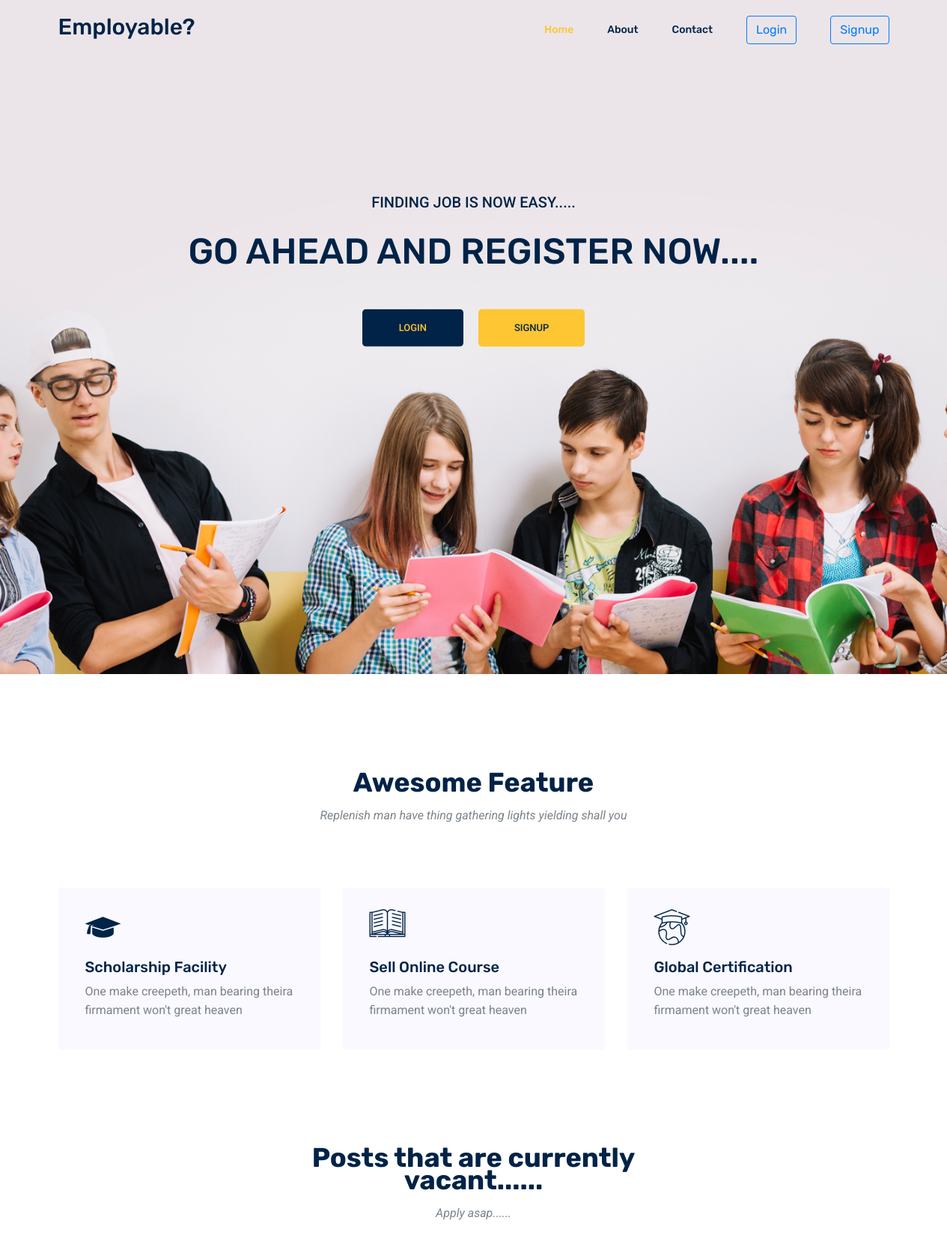
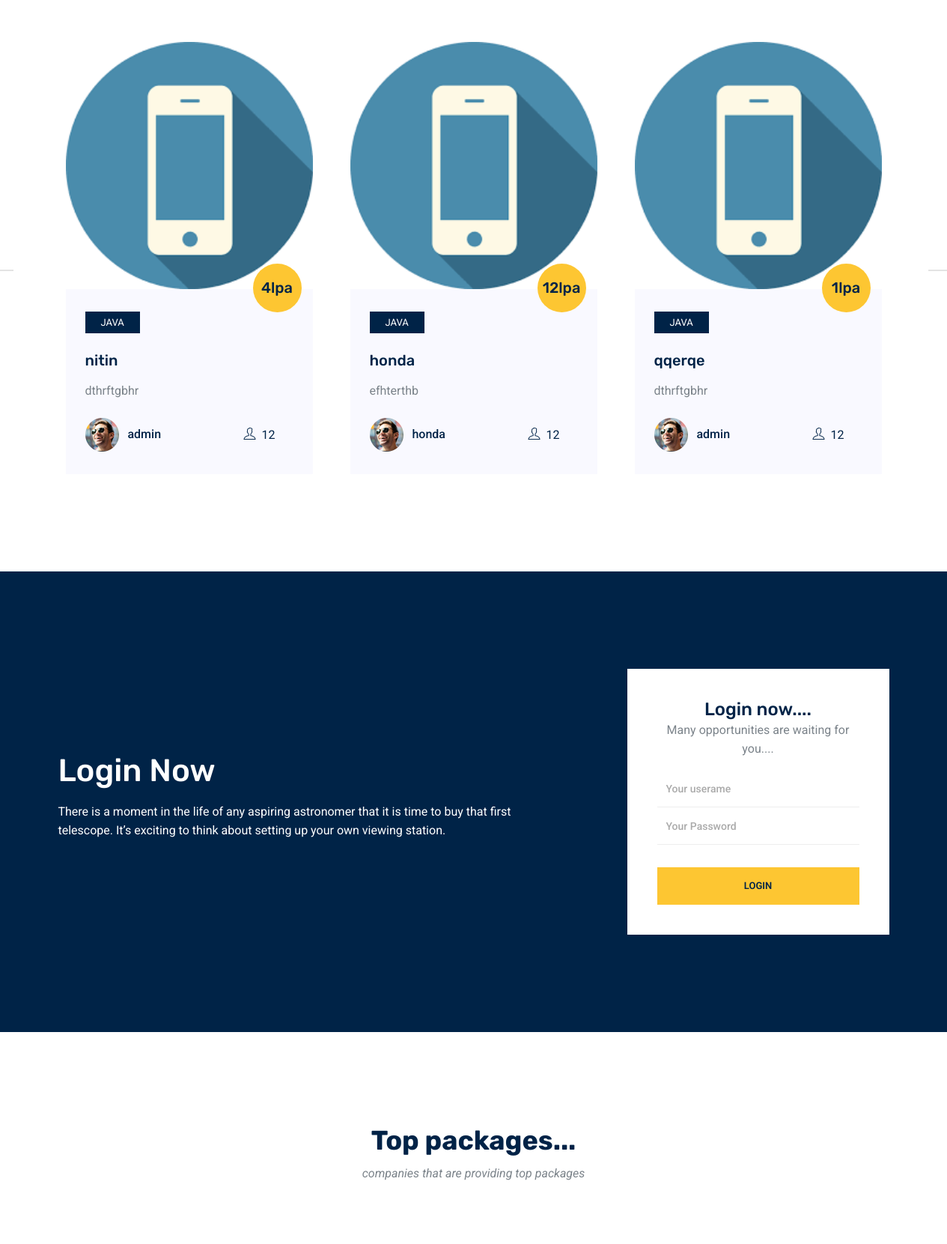
The page / (upper part) on the database its author committed (2 pictures, top to bottom).
### exam/models.py (models this page shows, shortened)
class Quiz(models.Model):
    owner = models.ForeignKey(User, on_delete=models.CASCADE, related_name='quizzes')
    name = models.CharField(max_length=255)
    subject = models.ForeignKey(Subject, on_delete=models.CASCADE, related_name='quizzes')
    location = models.CharField(max_length=50)
    skills_Required = models.CharField(max_length = 50)
    education = models.CharField(max_length = 50)
    work_exporience = models.CharField(max_length = 50)
    ctc = models.IntegerField()
    posts = models.CharField(max_length=20)

class Subject(models.Model):
    name = models.CharField(max_length=30)
    color = models.CharField(max_length=7, default='#007bff')
    def __str__(self):
        return self.name

### accounts/models.py (models this page shows, shortened)
class User(AbstractUser):
    is_student = models.BooleanField(default=False)
    is_company = models.BooleanField(default=False)
    has_details = models.BooleanField(default=False)
    about = models.TextField(max_length=1000)
    image = models.ImageField(upload_to='main_image',blank = True, null = True)
    website = models.CharField(max_length=40)
    slug = models.SlugField(null=True,blank="true")

### online_test/views.py (the view, shortened to what this page needs)
# urls.py: path('',views.homeView.as_view(),name = 'home'),
class homeView(View):
    def get(self,request):
        Quizes = Quiz.objects.all()
        companies = User.objects.filter(is_company=True)
        context = {
            'Quizes':Quizes,
            'companies':companies
        }
        return render(request,'home/home.html',context)

### templates/home/home.html (shortened to what this page needs)
{% extends 'base.html' %}
{% load static %}
{% block homeactive %} active {% endblock %}
{% block body %}
<section class="home_banner_area">
    <div class="banner_inner">
      <div class="container">
        <div class="row">
          <div class="col-lg-12">
            <div class="banner_content text-center">
              <p class="text-uppercase">
                Finding job is now easy.....
              </p>
              <h2 class="text-uppercase mt-4 mb-5">
                Go ahead and register now....
              </h2>
              <div>
                <a href="{% url 'login'%}" class="primary-btn2 mb-3 mb-sm-0">Login</a>
                <a href="{% url 'signup'%}" class="primary-btn ml-sm-3 ml-0">Signup</a>
              </div>
            </div>
          </div>
        </div>
      </div>
    </div>
  </section>
  <section class="feature_area section_gap_top">
    <div class="container">
      <div class="row justify-content-center">
        <div class="col-lg-5">
          <div class="main_title">
            <h2 class="mb-3">Awesome Feature</h2>
            <p>
              Replenish man have thing gathering lights yielding shall you
            </p>
          </div>
        </div>
      </div>
      <div class="row">
        <div class="col-lg-4 col-md-6">
          <div class="single_feature">
            <div class="icon"><span class="flaticon-student"></span></div>
            <div class="desc">
              <h4 class="mt-3 mb-2">Scholarship Facility</h4>
              <p>
                One make creepeth, man bearing theira firmament won't great
                heaven
              </p>
            </div>
          </div>
        </div>
        <div class="col-lg-4 col-md-6">
          <div class="single_feature">
            <div class="icon"><span class="flaticon-book"></span></div>
            <div class="desc">
              <h4 class="mt-3 mb-2">Sell Online Course</h4>
              <p>
                One make creepeth, man bearing theira firmament won't great
                heaven
              </p>
            </div>
          </div>
        </div>
        <div class="col-lg-4 col-md-6">
          <div class="single_feature">
            <div class="icon"><span class="flaticon-earth"></span></div>
            <div class="desc">
              <h4 class="mt-3 mb-2">Global Certification</h4>
              <p>
                One make creepeth, man bearing theira firmament won't great
                heaven
              </p>
            </div>
          </div>
        </div>
      </div>
    </div>
  </section>
  <div class="popular_courses">
    <div class="container">
      <div class="row justify-content-center">
        <div class="col-lg-5">
          <div class="main_title">
            <h2 class="mb-3">Posts that are currently vacant......</h2>
            <p>
              Apply asap......
            </p>
          </div>
        </div>
      </div>
      <div class="row">
        <div class="col-lg-12">
          <div class="owl-carousel active_course">
            {% for Quiz in Quizes %}
            <div class="single_course">
              <div class="course_head">
                <img class="img-fluid" src={{Quiz.owner.image.url}} alt={{Quiz.owner.image.url}} />
              </div>
              <div class="course_content">
                <span class="price">{{Quiz.ctc}}lpa</span>
                <span class="tag mb-4 d-inline-block">{{Quiz.subject}}</span>
                <h4 class="mb-3">
                  <a href="{% url 'detail' Quiz.pk %}">{{Quiz.name}}</a>
                </h4>
                <p>
                  {{Quiz.owner.about}}
                </p>
                <div
                  class="course_meta d-flex justify-content-lg-between align-items-lg-center flex-lg-row flex-column mt-4"
                >
                  <div class="authr_meta">
                    <img src="{% static 'img/courses/author1.png' %}" alt="" />
                    <span class="d-inline-block ml-2">{{Quiz.owner}}</span>
                  </div>
                  <div class="mt-lg-0 mt-3">
                    <span class="meta_info mr-4">
                      <a href="#"> <i class="ti-user mr-2"></i>{{Quiz.posts}}</a>
                    </span>
                  </div>
                </div>
              </div>
            </div>
            {% endfor %}
          </div>
        </div>
      </div>
    </div>
  </div>
  <div class="section_gap registration_area">
    <div class="container">
      <div class="row align-items-center">
        <div class="col-lg-7">
          <div class="row clock_sec clockdiv" id="clockdiv">
            <div class="col-lg-12">
              <h1 class="mb-3">Login Now</h1>
              <p>
                There is a moment in the life of any aspiring astronomer that
                it is time to buy that first telescope. It’s exciting to think
                about setting up your own viewing station.
              </p>
            </div>
          </div>
        </div>
        <div class="col-lg-4 offset-lg-1">
          <div class="register_form">
            <h3>Login now....</h3>
            <p>Many opportunities are waiting for you....</p>
            <form action="{% url 'login'%}" method='POST'>
              <div class="row">
                <div class="col-lg-12 form_group">
                  <input
                    name="username"
                    placeholder="Your userame"
                    required=""
                    type="text"
                  />
                  <input
                    name="password"
                    placeholder="Your Password"
                    required=True
                    type="password"
                  />
                </div>
                <div class="col-lg-12 text-center">
                  <button class="primary-btn">Login</button>
                </div>
              </div>
            </form>
          </div>
        </div>
      </div>
    </div>
  </div>
  <section class="trainer_area section_gap_top">
    <div class="container">
      <div class="row justify-content-center">
        <div class="col-lg-5">
          <div class="main_title">
            <h2 class="mb-3">Top packages...</h2>
            <p>
              companies that are providing top packages
            </p>
          </div>
        </div>
      </div>
    </div>
  </section>
{% endblock %}

### rows shown on the page
Quiz: owner.image (picture), ctc "4", subject "JAVA", name "nitin", owner.about "dthrftgbhr", owner "admin", posts "12"
Quiz: owner.image (picture), ctc "12", subject "JAVA", name "honda", owner.about "efhterthb", owner "honda", posts "12"
Quiz: owner.image (picture), ctc "1", subject "JAVA", name "qqerqe", owner.about "dthrftgbhr", owner "admin", posts "12"
